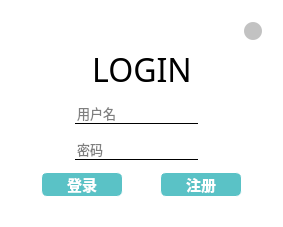
<?xml version="1.0" encoding="UTF-8"?>
<ui version="4.0">
 <class>LoginPage</class>
 <widget class="QWidget" name="LoginPage">
  <property name="geometry">
   <rect>
    <x>0</x>
    <y>0</y>
    <width>283</width>
    <height>227</height>
   </rect>
  </property>
  <property name="windowTitle">
   <string>Form</string>
  </property>
  <property name="styleSheet">
   <string notr="true">background-color: rgb(255, 255, 255);</string>
  </property>
  <layout class="QVBoxLayout" name="verticalLayout_2" stretch="1,1,0,5,0,1,1">
   <property name="bottomMargin">
    <number>30</number>
   </property>
   <item>
    <layout class="QHBoxLayout" name="horizontalLayout_4">
     <property name="topMargin">
      <number>10</number>
     </property>
     <property name="rightMargin">
      <number>10</number>
     </property>
     <item>
      <spacer name="horizontalSpacer_2">
       <property name="orientation">
        <enum>Qt::Horizontal</enum>
       </property>
       <property name="sizeHint" stdset="0">
        <size>
         <width>40</width>
         <height>20</height>
        </size>
       </property>
      </spacer>
     </item>
     <item>
      <widget class="QPushButton" name="Button_close">
       <property name="minimumSize">
        <size>
         <width>18</width>
         <height>18</height>
        </size>
       </property>
       <property name="maximumSize">
        <size>
         <width>18</width>
         <height>18</height>
        </size>
       </property>
       <property name="styleSheet">
        <string notr="true">QPushButton{background-color:#c2c2c2;border-radius:9px}
QPushButton:hover {background-color:#cb4042;border-radius:9px;}
QPushButton:pressed {background-color:#ab3b3a;border-radius:9px;}</string>
       </property>
       <property name="text">
        <string/>
       </property>
      </widget>
     </item>
    </layout>
   </item>
   <item>
    <layout class="QHBoxLayout" name="horizontalLayout">
     <property name="spacing">
      <number>0</number>
     </property>
     <item>
      <spacer name="horizontalSpacer">
       <property name="orientation">
        <enum>Qt::Horizontal</enum>
       </property>
       <property name="sizeHint" stdset="0">
        <size>
         <width>40</width>
         <height>20</height>
        </size>
       </property>
      </spacer>
     </item>
     <item>
      <widget class="QLabel" name="label">
       <property name="font">
        <font>
         <family>Microsoft YaHei</family>
         <pointsize>24</pointsize>
        </font>
       </property>
       <property name="text">
        <string>LOGIN</string>
       </property>
       <property name="alignment">
        <set>Qt::AlignCenter</set>
       </property>
      </widget>
     </item>
     <item>
      <spacer name="horizontalSpacer_8">
       <property name="orientation">
        <enum>Qt::Horizontal</enum>
       </property>
       <property name="sizeHint" stdset="0">
        <size>
         <width>40</width>
         <height>20</height>
        </size>
       </property>
      </spacer>
     </item>
    </layout>
   </item>
   <item>
    <spacer name="verticalSpacer_2">
     <property name="orientation">
      <enum>Qt::Vertical</enum>
     </property>
     <property name="sizeHint" stdset="0">
      <size>
       <width>20</width>
       <height>40</height>
      </size>
     </property>
    </spacer>
   </item>
   <item>
    <layout class="QHBoxLayout" name="horizontalLayout_2">
     <item>
      <spacer name="horizontalSpacer_3">
       <property name="orientation">
        <enum>Qt::Horizontal</enum>
       </property>
       <property name="sizeHint" stdset="0">
        <size>
         <width>40</width>
         <height>20</height>
        </size>
       </property>
      </spacer>
     </item>
     <item>
      <layout class="QVBoxLayout" name="verticalLayout">
       <property name="spacing">
        <number>15</number>
       </property>
       <property name="rightMargin">
        <number>10</number>
       </property>
       <item>
        <widget class="QLineEdit" name="lineEdit_username">
         <property name="sizePolicy">
          <sizepolicy hsizetype="Expanding" vsizetype="Fixed">
           <horstretch>0</horstretch>
           <verstretch>0</verstretch>
          </sizepolicy>
         </property>
         <property name="font">
          <font>
           <family>黑体</family>
           <pointsize>10</pointsize>
          </font>
         </property>
         <property name="styleSheet">
          <string notr="true">border: none; border-bottom: 1px solid black;</string>
         </property>
         <property name="placeholderText">
          <string>用户名</string>
         </property>
        </widget>
       </item>
       <item>
        <widget class="QLineEdit" name="lineEdit_password">
         <property name="font">
          <font>
           <family>黑体</family>
           <pointsize>10</pointsize>
          </font>
         </property>
         <property name="styleSheet">
          <string notr="true">border: none; border-bottom: 1px solid black;</string>
         </property>
         <property name="placeholderText">
          <string>密码</string>
         </property>
        </widget>
       </item>
      </layout>
     </item>
     <item>
      <spacer name="horizontalSpacer_4">
       <property name="orientation">
        <enum>Qt::Horizontal</enum>
       </property>
       <property name="sizeHint" stdset="0">
        <size>
         <width>40</width>
         <height>20</height>
        </size>
       </property>
      </spacer>
     </item>
    </layout>
   </item>
   <item>
    <spacer name="verticalSpacer">
     <property name="orientation">
      <enum>Qt::Vertical</enum>
     </property>
     <property name="sizeHint" stdset="0">
      <size>
       <width>20</width>
       <height>40</height>
      </size>
     </property>
    </spacer>
   </item>
   <item>
    <layout class="QHBoxLayout" name="horizontalLayout_3">
     <item>
      <spacer name="horizontalSpacer_5">
       <property name="orientation">
        <enum>Qt::Horizontal</enum>
       </property>
       <property name="sizeHint" stdset="0">
        <size>
         <width>40</width>
         <height>20</height>
        </size>
       </property>
      </spacer>
     </item>
     <item>
      <widget class="QPushButton" name="Login_Button">
       <property name="styleSheet">
        <string notr="true">  QPushButton {
      border: 0.5px solid white;
      border-radius: 6px;
      background-color: rgb(90,194,198);
      min-width: 80px;
	  font-family: &quot;Microsoft YaHei&quot;;
	  font-size:11pt;
	  font-weight: bold;
	  color:white;
  }
 QPushButton:hover {
	border: 0.5px solid white;
      border-radius: 6px;
      background-color: #1fab89;
      min-width: 80px;
	  font-family: &quot;Microsoft YaHei&quot;;
	  font-size:10pt;
	  font-weight: bold;
	  color:white;
 }</string>
       </property>
       <property name="text">
        <string>登录</string>
       </property>
      </widget>
     </item>
     <item>
      <spacer name="horizontalSpacer_6">
       <property name="orientation">
        <enum>Qt::Horizontal</enum>
       </property>
       <property name="sizeHint" stdset="0">
        <size>
         <width>40</width>
         <height>20</height>
        </size>
       </property>
      </spacer>
     </item>
     <item>
      <widget class="QPushButton" name="Regis_Button">
       <property name="styleSheet">
        <string notr="true">  QPushButton {
      border: 0.5px solid white;
      border-radius: 6px;
      background-color: rgb(90,194,198);
      min-width: 80px;
	  font-family: &quot;Microsoft YaHei&quot;;
	  font-size:11pt;
	  font-weight: bold;
	  color:white;
  }
 QPushButton:hover {
	border: 0.5px solid white;
      border-radius: 6px;
      background-color: #1fab89;
      min-width: 80px;
	  font-family: &quot;Microsoft YaHei&quot;;
	  font-size:10pt;
	  font-weight: bold;
	  color:white;
 }</string>
       </property>
       <property name="text">
        <string>注册</string>
       </property>
      </widget>
     </item>
     <item>
      <spacer name="horizontalSpacer_7">
       <property name="orientation">
        <enum>Qt::Horizontal</enum>
       </property>
       <property name="sizeHint" stdset="0">
        <size>
         <width>40</width>
         <height>20</height>
        </size>
       </property>
      </spacer>
     </item>
    </layout>
   </item>
   <item>
    <spacer name="verticalSpacer_4">
     <property name="orientation">
      <enum>Qt::Vertical</enum>
     </property>
     <property name="sizeHint" stdset="0">
      <size>
       <width>20</width>
       <height>40</height>
      </size>
     </property>
    </spacer>
   </item>
  </layout>
 </widget>
 <resources/>
 <connections/>
</ui>
